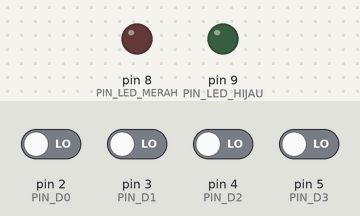
Simulated run of this sketch. Board: Arduino Uno, built with avr-gcc and run on an emulated ATmega328P. Parts: output pins drawn as LEDs (lit = HIGH). The inputs (shaded band) are chosen by the test bench; at power-on: pin 2 (PIN_D0), pin 3 (PIN_D1), pin 4 (PIN_D2), pin 5 (PIN_D3) LOW.

Above: at 1.2 s.
1.3 s: pin 4 (PIN_D2) driven HIGH
At 2.5 s:
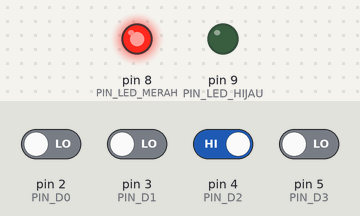
2.8 s: pin 2 (PIN_D0) driven HIGH
At 3.7 s:
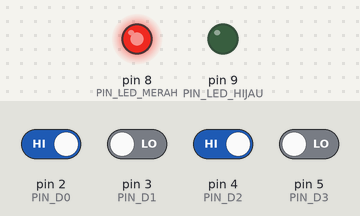
4.3 s: pin 3 (PIN_D1) driven HIGH
At 4.8 s:
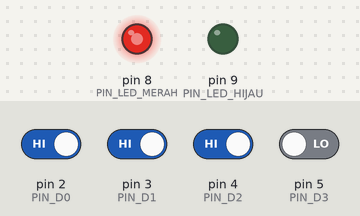
5.8 s: pin 5 (PIN_D3) driven HIGH
At 6.4 s:
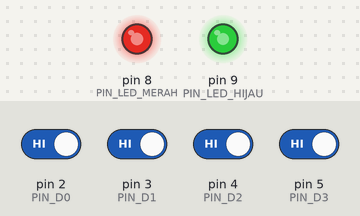
7.3 s: pin 3 (PIN_D1) driven LOW
At 8.3 s:
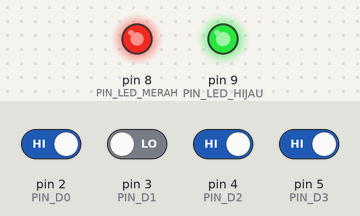
8.8 s: pin 4 (PIN_D2) driven LOW
At 9.9 s:
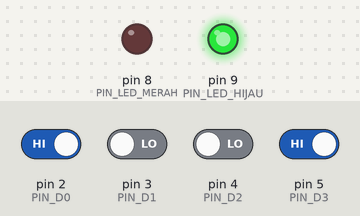
Timing chart, 0 to 11.3 s (numbered marks = the images above; inputs shaded):
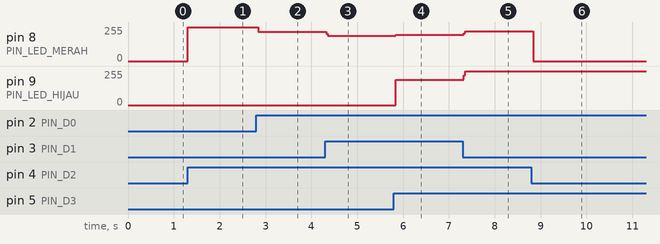

The sketch:

RC315Led.ino
```cpp
//-----------------------------------------
// Contoh penggunaan remote control 315MHz
//   untuk mengendalikan dua LED
//-----------------------------------------

const int PIN_D0 = 2;
const int PIN_D1 = 3;
const int PIN_D2 = 4;
const int PIN_D3 = 5;
const int PIN_LED_MERAH = 8;
const int PIN_LED_HIJAU = 9;

void setup() {
  pinMode(PIN_D0, INPUT);
  pinMode(PIN_D1, INPUT);
  pinMode(PIN_D2, INPUT);
  pinMode(PIN_D3, INPUT);

  pinMode(PIN_LED_MERAH, OUTPUT);
  pinMode(PIN_LED_HIJAU, OUTPUT);
}

void loop() {
  int d0 = digitalRead(PIN_D0);
  int d1 = digitalRead(PIN_D1);
  int d2 = digitalRead(PIN_D2);
  int d3 = digitalRead(PIN_D3);

  if (d0 == HIGH)
    digitalWrite(PIN_LED_MERAH, LOW);

  if (d1 == HIGH)
    digitalWrite(PIN_LED_HIJAU, LOW);

  if (d2 == HIGH)
    digitalWrite(PIN_LED_MERAH, HIGH);

  if (d3 == HIGH)
    digitalWrite(PIN_LED_HIJAU, HIGH);
}
```

Measured:
- after the input at 1.3 s, pin 8 (PIN_LED_MERAH): 0/255 → 255/255 at once
- after the input at 2.8 s, pin 8 (PIN_LED_MERAH): 255/255 → 219/255 at once
- after the input at 4.3 s, pin 8 (PIN_LED_MERAH): 219/255 → 189/255 at once
- after the input at 5.8 s, pin 8 (PIN_LED_MERAH): 189/255 → 197/255 at once; pin 9 (PIN_LED_HIJAU): 0/255 → 189/255 at once
- after the input at 7.3 s, pin 8 (PIN_LED_MERAH): 197/255 → 223/255 at once; pin 9 (PIN_LED_HIJAU): 189/255 → 255/255 at once
- after the input at 8.8 s, pin 8 (PIN_LED_MERAH): 223/255 → 0/255 at once
